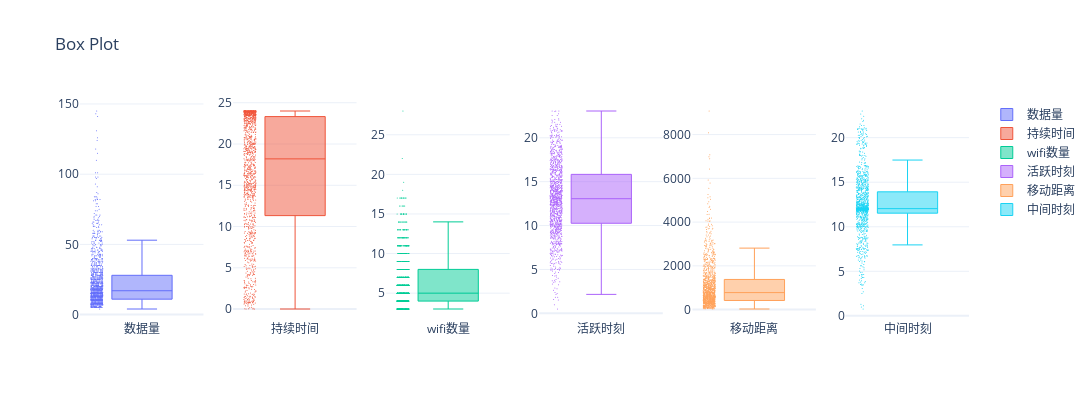

The code cell stored with this chart in its notebook:
### Code cell
myplot.Boxes([(df_sta.data_count,"数据量"),
              (df_sta.Dur,"持续时间"),
              (df_sta.wifi_count,"wifi数量"),
              (df_sta.active_moment,"活跃时刻"),
              (df_sta.moving_dis,"移动距离"),
              (df_sta.middle_moment,"中间时刻")])

### Figure 1 — Plotly figure (JSON) as saved in the notebook; plotly's stock layout.template omitted (floating-point values rounded to 4 significant figures; data arrays with more than 128 entries replaced by an {"elided": "..."} marker saying what was removed)
{"data": [{"boxpoints": "all", "jitter": 0.2, "line": {"width": 1}, "marker": {"size": 1}, "name": "数据量", "type": "box", "xaxis": "x", "y": {"elided": "1313 int values"}, "yaxis": "y"}, {"boxpoints": "all", "jitter": 0.2, "line": {"width": 1}, "marker": {"size": 1}, "name": "持续时间", "type": "box", "xaxis": "x2", "y": {"elided": "1313 float values"}, "yaxis": "y2"}, {"boxpoints": "all", "jitter": 0.2, "line": {"width": 1}, "marker": {"size": 1}, "name": "wifi数量", "type": "box", "xaxis": "x3", "y": {"elided": "1313 int values"}, "yaxis": "y3"}, {"boxpoints": "all", "jitter": 0.2, "line": {"width": 1}, "marker": {"size": 1}, "name": "活跃时刻", "type": "box", "xaxis": "x4", "y": {"elided": "1313 float values"}, "yaxis": "y4"}, {"boxpoints": "all", "jitter": 0.2, "line": {"width": 1}, "marker": {"size": 1}, "name": "移动距离", "type": "box", "xaxis": "x5", "y": {"elided": "1313 float values"}, "yaxis": "y5"}, {"boxpoints": "all", "jitter": 0.2, "line": {"width": 1}, "marker": {"size": 1}, "name": "中间时刻", "type": "box", "xaxis": "x6", "y": {"elided": "1313 float values"}, "yaxis": "y6"}], "layout": {"height": 400, "title": {"text": "Box Plot"}, "width": 1800, "xaxis": {"anchor": "y", "domain": [0, 0.1389]}, "xaxis2": {"anchor": "y2", "domain": [0.1722, 0.3111]}, "xaxis3": {"anchor": "y3", "domain": [0.3444, 0.4833]}, "xaxis4": {"anchor": "y4", "domain": [0.5167, 0.6556]}, "xaxis5": {"anchor": "y5", "domain": [0.6889, 0.8278]}, "xaxis6": {"anchor": "y6", "domain": [0.8611, 1]}, "yaxis": {"anchor": "x", "domain": [0, 1]}, "yaxis2": {"anchor": "x2", "domain": [0, 1]}, "yaxis3": {"anchor": "x3", "domain": [0, 1]}, "yaxis4": {"anchor": "x4", "domain": [0, 1]}, "yaxis5": {"anchor": "x5", "domain": [0, 1]}, "yaxis6": {"anchor": "x6", "domain": [0, 1]}}}
